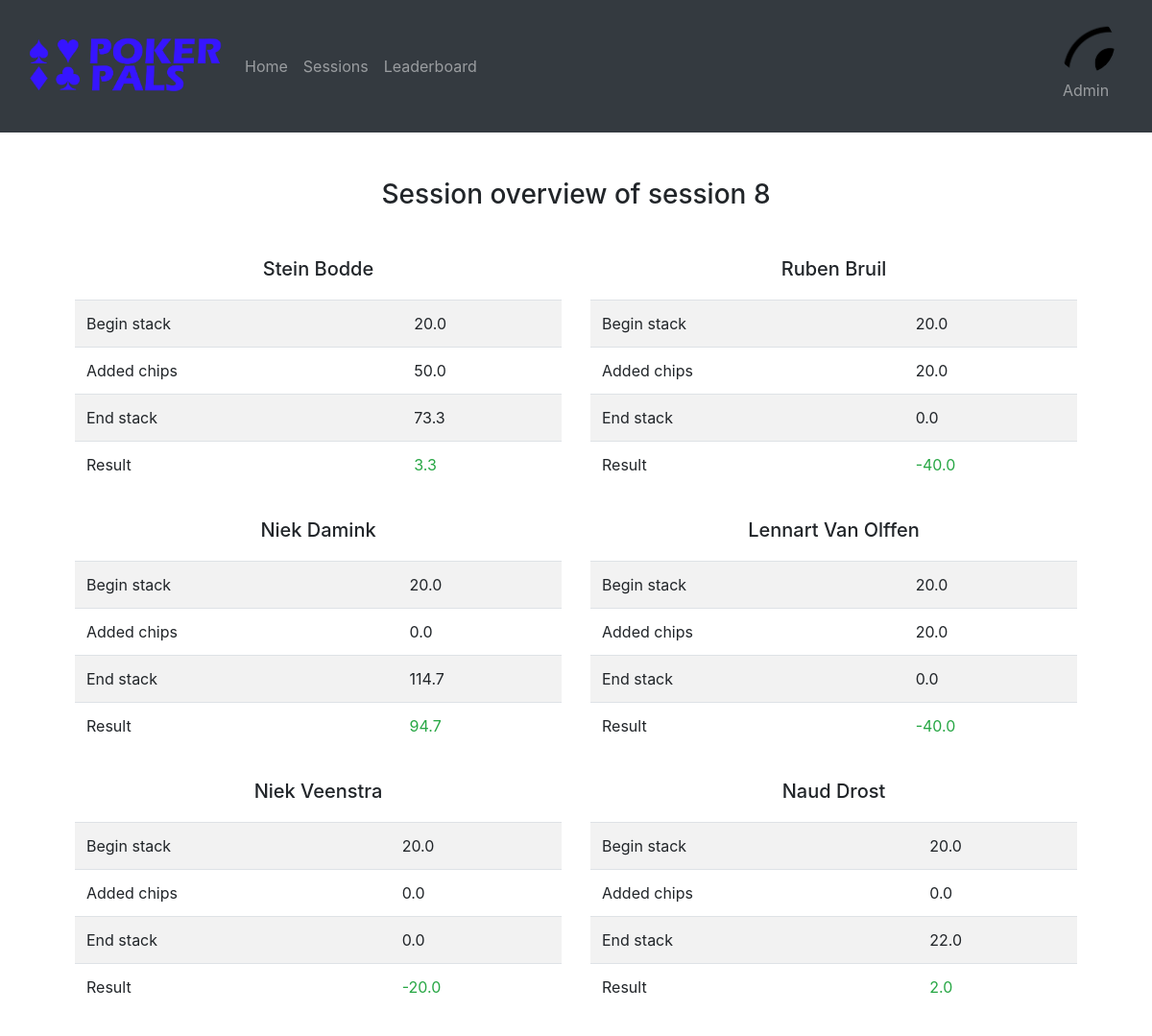
The page /sessions/8 (signed in) on the database its author committed.
### website/models.py (models this page shows)
class User(db.Model, UserMixin):
    id = db.Column(db.Integer, primary_key=True)
    name = db.Column(db.String(150), unique=True)
    password = db.Column(db.String(150))
    imgURL = db.Column(db.String(10000))

class User_Session(db.Model):
    noneID = db.Column(db.Integer, primary_key=True)
    session_ID = db.Column(db.Integer, db.ForeignKey('session.session_ID'))
    person_name = db.Column(db.String(150), db.ForeignKey('user.name'))
    begin_stack = db.Column(db.Float)
    added_chips = db.Column(db.Float)
    end_stack = db.Column(db.Float)

### website/views.py (the view)
@views.route('/sessions/<id>')
@login_required
def sessionOverview(id):
    session_information, enters = getSessionInformation(id)
    return render_template("sessionOverview.html", user = current_user, session_information = session_information, enters = enters)

### website/__init__.py (called while the page is built)
def create_app():
    app = Flask(__name__)
    app.config['SECRET_KEY'] = 'ksjdksajdk17HSSH2ssj88ss'
    app.config['SQLALCHEMY_DATABASE_URI'] = f'sqlite:///{DB_NAME}'
    db.init_app(app)
    from .views import views
    from .auth import auth
    from .admin import admin
    app.register_blueprint(views, url_prefix='/')
    app.register_blueprint(auth, url_prefix='/')
    app.register_blueprint(admin, url_prefix='/admin')
    from .models import User, Post
    create_database(app)
    login_manager = LoginManager()
    login_manager.login_view = 'auth.login'
    login_manager.init_app(app)
    @login_manager.user_loader
    def load_user(id):
        return User.query.get(int(id))
    return app

### website/dbQueries.py (called while the page is built)
def getSessionInformation(id):
    user_sessions = User_Session.query.filter(User_Session.session_ID == id)
    enters = {}
    i = 0
    for user in user_sessions:
        if i%2 == 0 and i != 0:
            enters[user.person_name] = True
        else:
            enters[user.person_name] = False
        i += 1
    return user_sessions, enters

### website/templates/sessionOverview.html (shortened to what this page needs)
{% extends "base.html" %} {% block title %}Sessions Overview{% endblock %} {% block content %}
<div class="container p-5">
    <h3 align="center">Session overview of session {{session_information[0].session_ID}}</h3><br>
    <div class="row">
        {%for user in session_information%}
        {%if enters[user.person_name]%}
        </div>
        <div class="row">
        {%endif%}
        <div class="col">
            <h5 align="center" class="mb-1 py-3">{{user.person_name}}</h5>
            <table class="table table-striped">
                <tbody>
                    <tr>
                        <td>Begin stack</td>
                        <td>{{user.begin_stack | round(2)}}</td>
                    </tr>
                    <tr>
                        <td>Added chips</td>
                        <td>{{user.added_chips | round(2)}}</td>
                    </tr>
                    <tr>
                        <td>End stack</td>
                        <td>{{user.end_stack | round(2)}}</td>
                    </tr>
                    <tr>
                        <td>Result</td>
                        <td name="total">{{(user.end_stack - user.begin_stack - user.added_chips) | round(2)}}</td>
                    </tr>
                </tbody>
            </table>
        </div>
        {%endfor%}
</div>
</div>
{% endblock %}

### website/templates/base.html (shortened to what this page needs)
<!DOCTYPE html>
<html>
<head>
  <link rel="stylesheet" href="https://stackpath.bootstrapcdn.com/bootstrap/4.4.1/css/bootstrap.min.css"
 />
  <link rel="stylesheet" href="https://stackpath.bootstrapcdn.com/font-awesome/4.7.0/css/font-awesome.min.css"
 />
</head>
<body>
  {% if user.is_authenticated %}
  <nav class="navbar navbar-expand-lg navbar-dark bg-dark sticky-top">
    <div class="container-fluid">
      <a class="navbar-brand">
        <img src="{{url_for('static', filename='pictures/logo.png')}}" width="200px">
      </a>
      <div class="collapse navbar-collapse" id="navbarText">
        <ul class="navbar-nav me-auto mb-2 mb-lg-0">
          <li class="nav-item">
            <a class="nav-link" href="/">Home</a>
          </li>
          <li class="nav-item">
            <a class="nav-link" href="/sessions">Sessions</a>
          </li>
          <li class="nav-item">
            <a class="nav-link" href="/leaderboard">Leaderboard</a>
          </li>
        </ul>
        <ul class="navbar-nav ml-auto mb-2 mb-lg-0">
          <li class="nav-item">
            <a class="nav-link text-center" href="/account">
              <div class="circular--landscape-big">
                <div class="image-container">
                <img src="{{url_for('static', filename= user.imgURL)}}">
              </div>
              </div>
              <p>{{user.name}}</p>
              </a>
      </div>
    </div>
  </nav>
  {% endif %}
    <div class="container-fluid">
        {% block content%}
        {% endblock %}
    </div>
  </body>
</html>

### website/templates/base.html (style rules this page uses)
.circular--landscape-big { display: inline-block; position: relative; width: 60px; height: 60px; overflow: hidden; border-radius: 50%; }
.circular--landscape-big img { width: auto; height: 200%; margin-left: -5px; transition: opacity 0.3s ease-in-out; }
.image-container { width: 100%; height: 100%; }

### rows shown on the page
User: imgURL (picture), name "Admin"
User_Session: session_ID "8", person_name "Stein Bodde", begin_stack "20.0", added_chips "50.0", end_stack "73.3", end_stack+begin_stack+added_chips "3.3"
User_Session: person_name "Ruben Bruil", begin_stack "20.0", added_chips "20.0", end_stack "0.0", end_stack+begin_stack+added_chips "-40.0"
User_Session: person_name "Niek Damink", begin_stack "20.0", added_chips "0.0", end_stack "114.7", end_stack+begin_stack+added_chips "94.7"
User_Session: person_name "Lennart Van Olffen", begin_stack "20.0", added_chips "20.0", end_stack "0.0", end_stack+begin_stack+added_chips "-40.0"
User_Session: person_name "Niek Veenstra", begin_stack "20.0", added_chips "0.0", end_stack "0.0", end_stack+begin_stack+added_chips "-20.0"
User_Session: person_name "Naud Drost", begin_stack "20.0", added_chips "0.0", end_stack "22.0", end_stack+begin_stack+added_chips "2.0"
